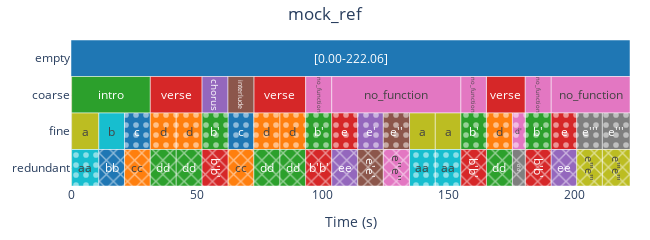
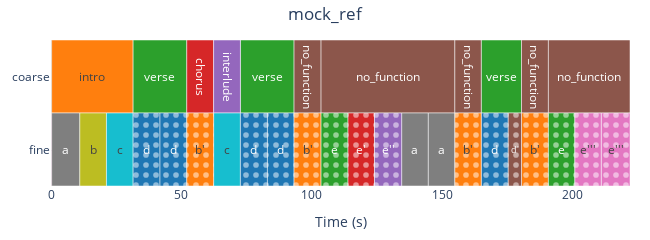

Notebook code cell kept with these figures, in order:
### Code cell
from bnl import Segment as S, MultiSegment as MS

mock_empty_layer = S([ref.start, ref.end], [None], 'empty')
mock_layer = S(ref[1].boundaries, [lab*2 for lab in ref[1].labels], 'redundant')
mock_ref = MS([mock_empty_layer] + ref.layers + [mock_layer], name='mock_ref')

mock_ref.plot().show()
mock_ref.prune_layers().plot().show()

### Figure 1 — Plotly figure (JSON) as saved in the notebook; plotly's stock layout.template omitted (floating-point values rounded to 4 significant figures)
{"data": [{"base": [0], "customdata": ["<b>[0.00-222.06]</b><br>Layer: empty<br>Start: 0.000s<br>End: 222.061s<br>Duration: 222.061s"], "hovertemplate": "%{customdata}<extra></extra>", "insidetextanchor": "middle", "marker": {"color": "#1F77B4", "line": {"color": "white", "width": 0.5}, "pattern": {"fgcolor": "white", "fgopacity": 0.5, "shape": "", "solidity": 0.25}}, "name": "[0.00-222.06]", "orientation": "h", "showlegend": true, "text": ["[0.00-222.06]"], "textposition": "inside", "type": "bar", "width": 1, "x": [222.1], "y": ["empty"]}, {"base": [0], "customdata": ["<b>silence</b><br>Layer: coarse<br>Start: 0.000s<br>End: 0.244s<br>Duration: 0.244s"], "hovertemplate": "%{customdata}<extra></extra>", "insidetextanchor": "middle", "marker": {"color": "#FF7F0E", "line": {"color": "white", "width": 0.5}, "pattern": {"fgcolor": "white", "fgopacity": 0.5, "shape": "", "solidity": 0.25}}, "name": "silence", "orientation": "h", "showlegend": true, "text": ["silence"], "textposition": "inside", "type": "bar", "width": 1, "x": [0.2438], "y": ["coarse"]}, {"base": [0.2438], "customdata": ["<b>intro</b><br>Layer: coarse<br>Start: 0.244s<br>End: 31.504s<br>Duration: 31.260s"], "hovertemplate": "%{customdata}<extra></extra>", "insidetextanchor": "middle", "marker": {"color": "#2CA02C", "line": {"color": "white", "width": 0.5}, "pattern": {"fgcolor": "white", "fgopacity": 0.5, "shape": "", "solidity": 0.25}}, "name": "intro", "orientation": "h", "showlegend": true, "text": ["intro"], "textposition": "inside", "type": "bar", "width": 1, "x": [31.26], "y": ["coarse"]}, {"base": [31.5, 72.64, 165.0], "customdata": ["<b>verse</b><br>Layer: coarse<br>Start: 31.504s<br>End: 52.075s<br>Duration: 20.571s", "<b>verse</b><br>Layer: coarse<br>Start: 72.638s<br>End: 93.223s<br>Duration: 20.585s", "<b>verse</b><br>Layer: coarse<br>Start: 165.009s<br>End: 180.447s<br>Duration: 15.437s"], "hovertemplate": "%{customdata}<extra></extra>", "insidetextanchor": "middle", "marker": {"color": "#D62728", "line": {"color": "white", "width": 0.5}, "pattern": {"fgcolor": "white", "fgopacity": 0.5, "shape": "", "solidity": 0.25}}, "name": "verse", "orientation": "h", "showlegend": true, "text": ["verse", "verse", "verse"], "textposition": "inside", "type": "bar", "width": 1, "x": [20.57, 20.58, 15.44], "y": ["coarse", "coarse", "coarse"]}, {"base": [52.08], "customdata": ["<b>chorus</b><br>Layer: coarse<br>Start: 52.075s<br>End: 62.362s<br>Duration: 10.287s"], "hovertemplate": "%{customdata}<extra></extra>", "insidetextanchor": "middle", "marker": {"color": "#9467BD", "line": {"color": "white", "width": 0.5}, "pattern": {"fgcolor": "white", "fgopacity": 0.5, "shape": "", "solidity": 0.25}}, "name": "chorus", "orientation": "h", "showlegend": true, "text": ["chorus"], "textposition": "inside", "type": "bar", "width": 1, "x": [10.29], "y": ["coarse"]}, {"base": [62.36], "customdata": ["<b>interlude</b><br>Layer: coarse<br>Start: 62.362s<br>End: 72.638s<br>Duration: 10.276s"], "hovertemplate": "%{customdata}<extra></extra>", "insidetextanchor": "middle", "marker": {"color": "#8C564B", "line": {"color": "white", "width": 0.5}, "pattern": {"fgcolor": "white", "fgopacity": 0.5, "shape": "", "solidity": 0.25}}, "name": "interlude", "orientation": "h", "showlegend": true, "text": ["interlude"], "textposition": "inside", "type": "bar", "width": 1, "x": [10.28], "y": ["coarse"]}, {"base": [93.22, 103.6, 154.9, 180.4, 190.8], "customdata": ["<b>no_function</b><br>Layer: coarse<br>Start: 93.223s<br>End: 103.579s<br>Duration: 10.355s", "<b>no_function</b><br>Layer: coarse<br>Start: 103.579s<br>End: 154.885s<br>Duration: 51.307s", "<b>no_function</b><br>Layer: coarse<br>Start: 154.885s<br>End: 165.009s<br>Duration: 10.124s", "<b>no_function</b><br>Layer: coarse<br>Start: 180.447s<br>End: 190.764s<br>Duration: 10.317s", "<b>no_function</b><br>Layer: coarse<br>Start: 190.764s<br>End: 222.061s<br>Duration: 31.297s"], "hovertemplate": "%{customdata}<extra></extra>", "insidetextanchor": "middle", "marker": {"color": "#E377C2", "line": {"color": "white", "width": 0.5}, "pattern": {"fgcolor": "white", "fgopacity": 0.5, "shape": "", "solidity": 0.25}}, "name": "no_function", "orientation": "h", "showlegend": true, "text": ["no_function", "no_function", "no_function", "no_function", "no_function"], "textposition": "inside", "type": "bar", "width": 1, "x": [10.36, 51.31, 10.12, 10.32, 31.3], "y": ["coarse", "coarse", "coarse", "coarse", "coarse"]}, {"base": [0], "customdata": ["<b>Silence</b><br>Layer: fine<br>Start: 0.000s<br>End: 0.244s<br>Duration: 0.244s"], "hovertemplate": "%{customdata}<extra></extra>", "insidetextanchor": "middle", "marker": {"color": "#7F7F7F", "line": {"color": "white", "width": 0.5}, "pattern": {"fgcolor": "white", "fgopacity": 0.5, "shape": "", "solidity": 0.25}}, "name": "Silence", "orientation": "h", "showlegend": true, "text": ["Silence"], "textposition": "inside", "type": "bar", "width": 1, "x": [0.2438], "y": ["fine"]}, {"base": [0.2438, 134.5, 144.7], "customdata": ["<b>a</b><br>Layer: fine<br>Start: 0.244s<br>End: 11.052s<br>Duration: 10.808s", "<b>a</b><br>Layer: fine<br>Start: 134.477s<br>End: 144.715s<br>Duration: 10.238s", "<b>a</b><br>Layer: fine<br>Start: 144.715s<br>End: 154.885s<br>Duration: 10.171s"], "hovertemplate": "%{customdata}<extra></extra>", "insidetextanchor": "middle", "marker": {"color": "#BCBD22", "line": {"color": "white", "width": 0.5}, "pattern": {"fgcolor": "white", "fgopacity": 0.5, "shape": "", "solidity": 0.25}}, "name": "a", "orientation": "h", "showlegend": true, "text": ["a", "a", "a"], "textposition": "inside", "type": "bar", "width": 1, "x": [10.81, 10.24, 10.17], "y": ["fine", "fine", "fine"]}, {"base": [11.05], "customdata": ["<b>b</b><br>Layer: fine<br>Start: 11.052s<br>End: 21.271s<br>Duration: 10.219s"], "hovertemplate": "%{customdata}<extra></extra>", "insidetextanchor": "middle", "marker": {"color": "#17BECF", "line": {"color": "white", "width": 0.5}, "pattern": {"fgcolor": "white", "fgopacity": 0.5, "shape": "", "solidity": 0.25}}, "name": "b", "orientation": "h", "showlegend": true, "text": ["b"], "textposition": "inside", "type": "bar", "width": 1, "x": [10.22], "y": ["fine"]}, {"base": [21.27, 62.36], "customdata": ["<b>c</b><br>Layer: fine<br>Start: 21.271s<br>End: 31.504s<br>Duration: 10.233s", "<b>c</b><br>Layer: fine<br>Start: 62.362s<br>End: 72.638s<br>Duration: 10.276s"], "hovertemplate": "%{customdata}<extra></extra>", "insidetextanchor": "middle", "marker": {"color": "#1F77B4", "line": {"color": "white", "width": 0.5}, "pattern": {"fgcolor": "white", "fgopacity": 0.5, "shape": ".", "solidity": 0.25}}, "name": "c", "orientation": "h", "showlegend": true, "text": ["c", "c"], "textposition": "inside", "type": "bar", "width": 1, "x": [10.23, 10.28], "y": ["fine", "fine"]}, {"base": [31.5, 41.8, 72.64, 83.0, 165.0], "customdata": ["<b>d</b><br>Layer: fine<br>Start: 31.504s<br>End: 41.803s<br>Duration: 10.299s", "<b>d</b><br>Layer: fine<br>Start: 41.803s<br>End: 52.075s<br>Duration: 10.272s", "<b>d</b><br>Layer: fine<br>Start: 72.638s<br>End: 83.000s<br>Duration: 10.362s", "<b>d</b><br>Layer: fine<br>Start: 83.000s<br>End: 93.223s<br>Duration: 10.223s", "<b>d</b><br>Layer: fine<br>Start: 165.009s<br>End: 175.356s<br>Duration: 10.346s"], "hovertemplate": "%{customdata}<extra></extra>", "insidetextanchor": "middle", "marker": {"color": "#FF7F0E", "line": {"color": "white", "width": 0.5}, "pattern": {"fgcolor": "white", "fgopacity": 0.5, "shape": ".", "solidity": 0.25}}, "name": "d", "orientation": "h", "showlegend": true, "text": ["d", "d", "d", "d", "d"], "textposition": "inside", "type": "bar", "width": 1, "x": [10.3, 10.27, 10.36, 10.22, 10.35], "y": ["fine", "fine", "fine", "fine", "fine"]}, {"base": [52.08, 93.22, 154.9, 180.4], "customdata": ["<b>b'</b><br>Layer: fine<br>Start: 52.075s<br>End: 62.362s<br>Duration: 10.287s", "<b>b'</b><br>Layer: fine<br>Start: 93.223s<br>End: 103.579s<br>Duration: 10.355s", "<b>b'</b><br>Layer: fine<br>Start: 154.885s<br>End: 165.009s<br>Duration: 10.124s", "<b>b'</b><br>Layer: fine<br>Start: 180.447s<br>End: 190.764s<br>Duration: 10.317s"], "hovertemplate": "%{customdata}<extra></extra>", "insidetextanchor": "middle", "marker": {"color": "#2CA02C", "line": {"color": "white", "width": 0.5}, "pattern": {"fgcolor": "white", "fgopacity": 0.5, "shape": ".", "solidity": 0.25}}, "name": "b'", "orientation": "h", "showlegend": true, "text": ["b'", "b'", "b'", "b'"], "textposition": "inside", "type": "bar", "width": 1, "x": [10.29, 10.36, 10.12, 10.32], "y": ["fine", "fine", "fine", "fine"]}, {"base": [103.6, 190.8], "customdata": ["<b>e</b><br>Layer: fine<br>Start: 103.579s<br>End: 113.906s<br>Duration: 10.328s", "<b>e</b><br>Layer: fine<br>Start: 190.764s<br>End: 200.920s<br>Duration: 10.156s"], "hovertemplate": "%{customdata}<extra></extra>", "insidetextanchor": "middle", "marker": {"color": "#D62728", "line": {"color": "white", "width": 0.5}, "pattern": {"fgcolor": "white", "fgopacity": 0.5, "shape": ".", "solidity": 0.25}}, "name": "e", "orientation": "h", "showlegend": true, "text": ["e", "e"], "textposition": "inside", "type": "bar", "width": 1, "x": [10.33, 10.16], "y": ["fine", "fine"]}, {"base": [113.9], "customdata": ["<b>e'</b><br>Layer: fine<br>Start: 113.906s<br>End: 124.068s<br>Duration: 10.161s"], "hovertemplate": "%{customdata}<extra></extra>", "insidetextanchor": "middle", "marker": {"color": "#9467BD", "line": {"color": "white", "width": 0.5}, "pattern": {"fgcolor": "white", "fgopacity": 0.5, "shape": ".", "solidity": 0.25}}, "name": "e'", "orientation": "h", "showlegend": true, "text": ["e'"], "textposition": "inside", "type": "bar", "width": 1, "x": [10.16], "y": ["fine"]}, {"base": [124.1], "customdata": ["<b>e''</b><br>Layer: fine<br>Start: 124.068s<br>End: 134.477s<br>Duration: 10.409s"], "hovertemplate": "%{customdata}<extra></extra>", "insidetextanchor": "middle", "marker": {"color": "#8C564B", "line": {"color": "white", "width": 0.5}, "pattern": {"fgcolor": "white", "fgopacity": 0.5, "shape": ".", "solidity": 0.25}}, "name": "e''", "orientation": "h", "showlegend": true, "text": ["e''"], "textposition": "inside", "type": "bar", "width": 1, "x": [10.41], "y": ["fine"]}, {"base": [175.4], "customdata": ["<b>d'</b><br>Layer: fine<br>Start: 175.356s<br>End: 180.447s<br>Duration: 5.091s"], "hovertemplate": "%{customdata}<extra></extra>", "insidetextanchor": "middle", "marker": {"color": "#E377C2", "line": {"color": "white", "width": 0.5}, "pattern": {"fgcolor": "white", "fgopacity": 0.5, "shape": ".", "solidity": 0.25}}, "name": "d'", "orientation": "h", "showlegend": true, "text": ["d'"], "textposition": "inside", "type": "bar", "width": 1, "x": [5.091], "y": ["fine"]}, {"base": [200.9, 211.1], "customdata": ["<b>e'''</b><br>Layer: fine<br>Start: 200.920s<br>End: 211.083s<br>Duration: 10.162s", "<b>e'''</b><br>Layer: fine<br>Start: 211.083s<br>End: 222.061s<br>Duration: 10.979s"], "hovertemplate": "%{customdata}<extra></extra>", "insidetextanchor": "middle", "marker": {"color": "#7F7F7F", "line": {"color": "white", "width": 0.5}, "pattern": {"fgcolor": "white", "fgopacity": 0.5, "shape": ".", "solidity": 0.25}}, "name": "e'''", "orientation": "h", "showlegend": true, "text": ["e'''", "e'''"], "textposition": "inside", "type": "bar", "width": 1, "x": [10.16, 10.98], "y": ["fine", "fine"]}, {"base": [0], "customdata": ["<b>SilenceSilence</b><br>Layer: redundant<br>Start: 0.000s<br>End: 0.244s<br>Duration: 0.244s"], "hovertemplate": "%{customdata}<extra></extra>", "insidetextanchor": "middle", "marker": {"color": "#BCBD22", "line": {"color": "white", "width": 0.5}, "pattern": {"fgcolor": "white", "fgopacity": 0.5, "shape": ".", "solidity": 0.25}}, "name": "SilenceSilence", "orientation": "h", "showlegend": true, "text": ["SilenceSilence"], "textposition": "inside", "type": "bar", "width": 1, "x": [0.2438], "y": ["redundant"]}, {"base": [0.2438, 134.5, 144.7], "customdata": ["<b>aa</b><br>Layer: redundant<br>Start: 0.244s<br>End: 11.052s<br>Duration: 10.808s", "<b>aa</b><br>Layer: redundant<br>Start: 134.477s<br>End: 144.715s<br>Duration: 10.238s", "<b>aa</b><br>Layer: redundant<br>Start: 144.715s<br>End: 154.885s<br>Duration: 10.171s"], "hovertemplate": "%{customdata}<extra></extra>", "insidetextanchor": "middle", "marker": {"color": "#17BECF", "line": {"color": "white", "width": 0.5}, "pattern": {"fgcolor": "white", "fgopacity": 0.5, "shape": ".", "solidity": 0.25}}, "name": "aa", "orientation": "h", "showlegend": true, "text": ["aa", "aa", "aa"], "textposition": "inside", "type": "bar", "width": 1, "x": [10.81, 10.24, 10.17], "y": ["redundant", "redundant", "redundant"]}, {"base": [11.05], "customdata": ["<b>bb</b><br>Layer: redundant<br>Start: 11.052s<br>End: 21.271s<br>Duration: 10.219s"], "hovertemplate": "%{customdata}<extra></extra>", "insidetextanchor": "middle", "marker": {"color": "#1F77B4", "line": {"color": "white", "width": 0.5}, "pattern": {"fgcolor": "white", "fgopacity": 0.5, "shape": "x", "solidity": 0.25}}, "name": "bb", "orientation": "h", "showlegend": true, "text": ["bb"], "textposition": "inside", "type": "bar", "width": 1, "x": [10.22], "y": ["redundant"]}, {"base": [21.27, 62.36], "customdata": ["<b>cc</b><br>Layer: redundant<br>Start: 21.271s<br>End: 31.504s<br>Duration: 10.233s", "<b>cc</b><br>Layer: redundant<br>Start: 62.362s<br>End: 72.638s<br>Duration: 10.276s"], "hovertemplate": "%{customdata}<extra></extra>", "insidetextanchor": "middle", "marker": {"color": "#FF7F0E", "line": {"color": "white", "width": 0.5}, "pattern": {"fgcolor": "white", "fgopacity": 0.5, "shape": "x", "solidity": 0.25}}, "name": "cc", "orientation": "h", "showlegend": true, "text": ["cc", "cc"], "textposition": "inside", "type": "bar", "width": 1, "x": [10.23, 10.28], "y": ["redundant", "redundant"]}, {"base": [31.5, 41.8, 72.64, 83.0, 165.0], "customdata": ["<b>dd</b><br>Layer: redundant<br>Start: 31.504s<br>End: 41.803s<br>Duration: 10.299s", "<b>dd</b><br>Layer: redundant<br>Start: 41.803s<br>End: 52.075s<br>Duration: 10.272s", "<b>dd</b><br>Layer: redundant<br>Start: 72.638s<br>End: 83.000s<br>Duration: 10.362s", "<b>dd</b><br>Layer: redundant<br>Start: 83.000s<br>End: 93.223s<br>Duration: 10.223s", "<b>dd</b><br>Layer: redundant<br>Start: 165.009s<br>End: 175.356s<br>Duration: 10.346s"], "hovertemplate": "%{customdata}<extra></extra>", "insidetextanchor": "middle", "marker": {"color": "#2CA02C", "line": {"color": "white", "width": 0.5}, "pattern": {"fgcolor": "white", "fgopacity": 0.5, "shape": "x", "solidity": 0.25}}, "name": "dd", "orientation": "h", "showlegend": true, "text": ["dd", "dd", "dd", "dd", "dd"], "textposition": "inside", "type": "bar", "width": 1, "x": [10.3, 10.27, 10.36, 10.22, 10.35], "y": ["redundant", "redundant", "redundant", "redundant", "redundant"]}, {"base": [52.08, 93.22, 154.9, 180.4], "customdata": ["<b>b'b'</b><br>Layer: redundant<br>Start: 52.075s<br>End: 62.362s<br>Duration: 10.287s", "<b>b'b'</b><br>Layer: redundant<br>Start: 93.223s<br>End: 103.579s<br>Duration: 10.355s", "<b>b'b'</b><br>Layer: redundant<br>Start: 154.885s<br>End: 165.009s<br>Duration: 10.124s", "<b>b'b'</b><br>Layer: redundant<br>Start: 180.447s<br>End: 190.764s<br>Duration: 10.317s"], "hovertemplate": "%{customdata}<extra></extra>", "insidetextanchor": "middle", "marker": {"color": "#D62728", "line": {"color": "white", "width": 0.5}, "pattern": {"fgcolor": "white", "fgopacity": 0.5, "shape": "x", "solidity": 0.25}}, "name": "b'b'", "orientation": "h", "showlegend": true, "text": ["b'b'", "b'b'", "b'b'", "b'b'"], "textposition": "inside", "type": "bar", "width": 1, "x": [10.29, 10.36, 10.12, 10.32], "y": ["redundant", "redundant", "redundant", "redundant"]}, {"base": [103.6, 190.8], "customdata": ["<b>ee</b><br>Layer: redundant<br>Start: 103.579s<br>End: 113.906s<br>Duration: 10.328s", "<b>ee</b><br>Layer: redundant<br>Start: 190.764s<br>End: 200.920s<br>Duration: 10.156s"], "hovertemplate": "%{customdata}<extra></extra>", "insidetextanchor": "middle", "marker": {"color": "#9467BD", "line": {"color": "white", "width": 0.5}, "pattern": {"fgcolor": "white", "fgopacity": 0.5, "shape": "x", "solidity": 0.25}}, "name": "ee", "orientation": "h", "showlegend": true, "text": ["ee", "ee"], "textposition": "inside", "type": "bar", "width": 1, "x": [10.33, 10.16], "y": ["redundant", "redundant"]}, {"base": [113.9], "customdata": ["<b>e'e'</b><br>Layer: redundant<br>Start: 113.906s<br>End: 124.068s<br>Duration: 10.161s"], "hovertemplate": "%{customdata}<extra></extra>", "insidetextanchor": "middle", "marker": {"color": "#8C564B", "line": {"color": "white", "width": 0.5}, "pattern": {"fgcolor": "white", "fgopacity": 0.5, "shape": "x", "solidity": 0.25}}, "name": "e'e'", "orientation": "h", "showlegend": true, "text": ["e'e'"], "textposition": "inside", "type": "bar", "width": 1, "x": [10.16], "y": ["redundant"]}, {"base": [124.1], "customdata": ["<b>e''e''</b><br>Layer: redundant<br>Start: 124.068s<br>End: 134.477s<br>Duration: 10.409s"], "hovertemplate": "%{customdata}<extra></extra>", "insidetextanchor": "middle", "marker": {"color": "#E377C2", "line": {"color": "white", "width": 0.5}, "pattern": {"fgcolor": "white", "fgopacity": 0.5, "shape": "x", "solidity": 0.25}}, "name": "e''e''", "orientation": "h", "showlegend": true, "text": ["e''e''"], "textposition": "inside", "type": "bar", "width": 1, "x": [10.41], "y": ["redundant"]}, {"base": [175.4], "customdata": ["<b>d'd'</b><br>Layer: redundant<br>Start: 175.356s<br>End: 180.447s<br>Duration: 5.091s"], "hovertemplate": "%{customdata}<extra></extra>", "insidetextanchor": "middle", "marker": {"color": "#7F7F7F", "line": {"color": "white", "width": 0.5}, "pattern": {"fgcolor": "white", "fgopacity": 0.5, "shape": "x", "solidity": 0.25}}, "name": "d'd'", "orientation": "h", "showlegend": true, "text": ["d'd'"], "textposition": "inside", "type": "bar", "width": 1, "x": [5.091], "y": ["redundant"]}, {"base": [200.9, 211.1], "customdata": ["<b>e'''e'''</b><br>Layer: redundant<br>Start: 200.920s<br>End: 211.083s<br>Duration: 10.162s", "<b>e'''e'''</b><br>Layer: redundant<br>Start: 211.083s<br>End: 222.061s<br>Duration: 10.979s"], "hovertemplate": "%{customdata}<extra></extra>", "insidetextanchor": "middle", "marker": {"color": "#BCBD22", "line": {"color": "white", "width": 0.5}, "pattern": {"fgcolor": "white", "fgopacity": 0.5, "shape": "x", "solidity": 0.25}}, "name": "e'''e'''", "orientation": "h", "showlegend": true, "text": ["e'''e'''", "e'''e'''"], "textposition": "inside", "type": "bar", "width": 1, "x": [10.16, 10.98], "y": ["redundant", "redundant"]}], "layout": {"barmode": "overlay", "height": 170, "margin": {"b": 20, "l": 20, "r": 20, "t": 40}, "showlegend": false, "title": {"text": "mock_ref", "x": 0.5}, "width": 650, "xaxis": {"range": [0, 222.1], "title": {"text": "Time (s)"}}, "yaxis": {"categoryarray": ["redundant", "fine", "coarse", "empty"], "categoryorder": "array", "title": {}}}}

### Figure 2 — Plotly figure (JSON) as saved in the notebook; plotly's stock layout.template omitted (floating-point values rounded to 4 significant figures)
{"data": [{"base": [0], "customdata": ["<b>silence</b><br>Layer: coarse<br>Start: 0.000s<br>End: 0.244s<br>Duration: 0.244s"], "hovertemplate": "%{customdata}<extra></extra>", "insidetextanchor": "middle", "marker": {"color": "#1F77B4", "line": {"color": "white", "width": 0.5}, "pattern": {"fgcolor": "white", "fgopacity": 0.5, "shape": "", "solidity": 0.25}}, "name": "silence", "orientation": "h", "showlegend": true, "text": ["silence"], "textposition": "inside", "type": "bar", "width": 1, "x": [0.2438], "y": ["coarse"]}, {"base": [0.2438], "customdata": ["<b>intro</b><br>Layer: coarse<br>Start: 0.244s<br>End: 31.504s<br>Duration: 31.260s"], "hovertemplate": "%{customdata}<extra></extra>", "insidetextanchor": "middle", "marker": {"color": "#FF7F0E", "line": {"color": "white", "width": 0.5}, "pattern": {"fgcolor": "white", "fgopacity": 0.5, "shape": "", "solidity": 0.25}}, "name": "intro", "orientation": "h", "showlegend": true, "text": ["intro"], "textposition": "inside", "type": "bar", "width": 1, "x": [31.26], "y": ["coarse"]}, {"base": [31.5, 72.64, 165.0], "customdata": ["<b>verse</b><br>Layer: coarse<br>Start: 31.504s<br>End: 52.075s<br>Duration: 20.571s", "<b>verse</b><br>Layer: coarse<br>Start: 72.638s<br>End: 93.223s<br>Duration: 20.585s", "<b>verse</b><br>Layer: coarse<br>Start: 165.009s<br>End: 180.447s<br>Duration: 15.437s"], "hovertemplate": "%{customdata}<extra></extra>", "insidetextanchor": "middle", "marker": {"color": "#2CA02C", "line": {"color": "white", "width": 0.5}, "pattern": {"fgcolor": "white", "fgopacity": 0.5, "shape": "", "solidity": 0.25}}, "name": "verse", "orientation": "h", "showlegend": true, "text": ["verse", "verse", "verse"], "textposition": "inside", "type": "bar", "width": 1, "x": [20.57, 20.58, 15.44], "y": ["coarse", "coarse", "coarse"]}, {"base": [52.08], "customdata": ["<b>chorus</b><br>Layer: coarse<br>Start: 52.075s<br>End: 62.362s<br>Duration: 10.287s"], "hovertemplate": "%{customdata}<extra></extra>", "insidetextanchor": "middle", "marker": {"color": "#D62728", "line": {"color": "white", "width": 0.5}, "pattern": {"fgcolor": "white", "fgopacity": 0.5, "shape": "", "solidity": 0.25}}, "name": "chorus", "orientation": "h", "showlegend": true, "text": ["chorus"], "textposition": "inside", "type": "bar", "width": 1, "x": [10.29], "y": ["coarse"]}, {"base": [62.36], "customdata": ["<b>interlude</b><br>Layer: coarse<br>Start: 62.362s<br>End: 72.638s<br>Duration: 10.276s"], "hovertemplate": "%{customdata}<extra></extra>", "insidetextanchor": "middle", "marker": {"color": "#9467BD", "line": {"color": "white", "width": 0.5}, "pattern": {"fgcolor": "white", "fgopacity": 0.5, "shape": "", "solidity": 0.25}}, "name": "interlude", "orientation": "h", "showlegend": true, "text": ["interlude"], "textposition": "inside", "type": "bar", "width": 1, "x": [10.28], "y": ["coarse"]}, {"base": [93.22, 103.6, 154.9, 180.4, 190.8], "customdata": ["<b>no_function</b><br>Layer: coarse<br>Start: 93.223s<br>End: 103.579s<br>Duration: 10.355s", "<b>no_function</b><br>Layer: coarse<br>Start: 103.579s<br>End: 154.885s<br>Duration: 51.307s", "<b>no_function</b><br>Layer: coarse<br>Start: 154.885s<br>End: 165.009s<br>Duration: 10.124s", "<b>no_function</b><br>Layer: coarse<br>Start: 180.447s<br>End: 190.764s<br>Duration: 10.317s", "<b>no_function</b><br>Layer: coarse<br>Start: 190.764s<br>End: 222.061s<br>Duration: 31.297s"], "hovertemplate": "%{customdata}<extra></extra>", "insidetextanchor": "middle", "marker": {"color": "#8C564B", "line": {"color": "white", "width": 0.5}, "pattern": {"fgcolor": "white", "fgopacity": 0.5, "shape": "", "solidity": 0.25}}, "name": "no_function", "orientation": "h", "showlegend": true, "text": ["no_function", "no_function", "no_function", "no_function", "no_function"], "textposition": "inside", "type": "bar", "width": 1, "x": [10.36, 51.31, 10.12, 10.32, 31.3], "y": ["coarse", "coarse", "coarse", "coarse", "coarse"]}, {"base": [0], "customdata": ["<b>Silence</b><br>Layer: fine<br>Start: 0.000s<br>End: 0.244s<br>Duration: 0.244s"], "hovertemplate": "%{customdata}<extra></extra>", "insidetextanchor": "middle", "marker": {"color": "#E377C2", "line": {"color": "white", "width": 0.5}, "pattern": {"fgcolor": "white", "fgopacity": 0.5, "shape": "", "solidity": 0.25}}, "name": "Silence", "orientation": "h", "showlegend": true, "text": ["Silence"], "textposition": "inside", "type": "bar", "width": 1, "x": [0.2438], "y": ["fine"]}, {"base": [0.2438, 134.5, 144.7], "customdata": ["<b>a</b><br>Layer: fine<br>Start: 0.244s<br>End: 11.052s<br>Duration: 10.808s", "<b>a</b><br>Layer: fine<br>Start: 134.477s<br>End: 144.715s<br>Duration: 10.238s", "<b>a</b><br>Layer: fine<br>Start: 144.715s<br>End: 154.885s<br>Duration: 10.171s"], "hovertemplate": "%{customdata}<extra></extra>", "insidetextanchor": "middle", "marker": {"color": "#7F7F7F", "line": {"color": "white", "width": 0.5}, "pattern": {"fgcolor": "white", "fgopacity": 0.5, "shape": "", "solidity": 0.25}}, "name": "a", "orientation": "h", "showlegend": true, "text": ["a", "a", "a"], "textposition": "inside", "type": "bar", "width": 1, "x": [10.81, 10.24, 10.17], "y": ["fine", "fine", "fine"]}, {"base": [11.05], "customdata": ["<b>b</b><br>Layer: fine<br>Start: 11.052s<br>End: 21.271s<br>Duration: 10.219s"], "hovertemplate": "%{customdata}<extra></extra>", "insidetextanchor": "middle", "marker": {"color": "#BCBD22", "line": {"color": "white", "width": 0.5}, "pattern": {"fgcolor": "white", "fgopacity": 0.5, "shape": "", "solidity": 0.25}}, "name": "b", "orientation": "h", "showlegend": true, "text": ["b"], "textposition": "inside", "type": "bar", "width": 1, "x": [10.22], "y": ["fine"]}, {"base": [21.27, 62.36], "customdata": ["<b>c</b><br>Layer: fine<br>Start: 21.271s<br>End: 31.504s<br>Duration: 10.233s", "<b>c</b><br>Layer: fine<br>Start: 62.362s<br>End: 72.638s<br>Duration: 10.276s"], "hovertemplate": "%{customdata}<extra></extra>", "insidetextanchor": "middle", "marker": {"color": "#17BECF", "line": {"color": "white", "width": 0.5}, "pattern": {"fgcolor": "white", "fgopacity": 0.5, "shape": "", "solidity": 0.25}}, "name": "c", "orientation": "h", "showlegend": true, "text": ["c", "c"], "textposition": "inside", "type": "bar", "width": 1, "x": [10.23, 10.28], "y": ["fine", "fine"]}, {"base": [31.5, 41.8, 72.64, 83.0, 165.0], "customdata": ["<b>d</b><br>Layer: fine<br>Start: 31.504s<br>End: 41.803s<br>Duration: 10.299s", "<b>d</b><br>Layer: fine<br>Start: 41.803s<br>End: 52.075s<br>Duration: 10.272s", "<b>d</b><br>Layer: fine<br>Start: 72.638s<br>End: 83.000s<br>Duration: 10.362s", "<b>d</b><br>Layer: fine<br>Start: 83.000s<br>End: 93.223s<br>Duration: 10.223s", "<b>d</b><br>Layer: fine<br>Start: 165.009s<br>End: 175.356s<br>Duration: 10.346s"], "hovertemplate": "%{customdata}<extra></extra>", "insidetextanchor": "middle", "marker": {"color": "#1F77B4", "line": {"color": "white", "width": 0.5}, "pattern": {"fgcolor": "white", "fgopacity": 0.5, "shape": ".", "solidity": 0.25}}, "name": "d", "orientation": "h", "showlegend": true, "text": ["d", "d", "d", "d", "d"], "textposition": "inside", "type": "bar", "width": 1, "x": [10.3, 10.27, 10.36, 10.22, 10.35], "y": ["fine", "fine", "fine", "fine", "fine"]}, {"base": [52.08, 93.22, 154.9, 180.4], "customdata": ["<b>b'</b><br>Layer: fine<br>Start: 52.075s<br>End: 62.362s<br>Duration: 10.287s", "<b>b'</b><br>Layer: fine<br>Start: 93.223s<br>End: 103.579s<br>Duration: 10.355s", "<b>b'</b><br>Layer: fine<br>Start: 154.885s<br>End: 165.009s<br>Duration: 10.124s", "<b>b'</b><br>Layer: fine<br>Start: 180.447s<br>End: 190.764s<br>Duration: 10.317s"], "hovertemplate": "%{customdata}<extra></extra>", "insidetextanchor": "middle", "marker": {"color": "#FF7F0E", "line": {"color": "white", "width": 0.5}, "pattern": {"fgcolor": "white", "fgopacity": 0.5, "shape": ".", "solidity": 0.25}}, "name": "b'", "orientation": "h", "showlegend": true, "text": ["b'", "b'", "b'", "b'"], "textposition": "inside", "type": "bar", "width": 1, "x": [10.29, 10.36, 10.12, 10.32], "y": ["fine", "fine", "fine", "fine"]}, {"base": [103.6, 190.8], "customdata": ["<b>e</b><br>Layer: fine<br>Start: 103.579s<br>End: 113.906s<br>Duration: 10.328s", "<b>e</b><br>Layer: fine<br>Start: 190.764s<br>End: 200.920s<br>Duration: 10.156s"], "hovertemplate": "%{customdata}<extra></extra>", "insidetextanchor": "middle", "marker": {"color": "#2CA02C", "line": {"color": "white", "width": 0.5}, "pattern": {"fgcolor": "white", "fgopacity": 0.5, "shape": ".", "solidity": 0.25}}, "name": "e", "orientation": "h", "showlegend": true, "text": ["e", "e"], "textposition": "inside", "type": "bar", "width": 1, "x": [10.33, 10.16], "y": ["fine", "fine"]}, {"base": [113.9], "customdata": ["<b>e'</b><br>Layer: fine<br>Start: 113.906s<br>End: 124.068s<br>Duration: 10.161s"], "hovertemplate": "%{customdata}<extra></extra>", "insidetextanchor": "middle", "marker": {"color": "#D62728", "line": {"color": "white", "width": 0.5}, "pattern": {"fgcolor": "white", "fgopacity": 0.5, "shape": ".", "solidity": 0.25}}, "name": "e'", "orientation": "h", "showlegend": true, "text": ["e'"], "textposition": "inside", "type": "bar", "width": 1, "x": [10.16], "y": ["fine"]}, {"base": [124.1], "customdata": ["<b>e''</b><br>Layer: fine<br>Start: 124.068s<br>End: 134.477s<br>Duration: 10.409s"], "hovertemplate": "%{customdata}<extra></extra>", "insidetextanchor": "middle", "marker": {"color": "#9467BD", "line": {"color": "white", "width": 0.5}, "pattern": {"fgcolor": "white", "fgopacity": 0.5, "shape": ".", "solidity": 0.25}}, "name": "e''", "orientation": "h", "showlegend": true, "text": ["e''"], "textposition": "inside", "type": "bar", "width": 1, "x": [10.41], "y": ["fine"]}, {"base": [175.4], "customdata": ["<b>d'</b><br>Layer: fine<br>Start: 175.356s<br>End: 180.447s<br>Duration: 5.091s"], "hovertemplate": "%{customdata}<extra></extra>", "insidetextanchor": "middle", "marker": {"color": "#8C564B", "line": {"color": "white", "width": 0.5}, "pattern": {"fgcolor": "white", "fgopacity": 0.5, "shape": ".", "solidity": 0.25}}, "name": "d'", "orientation": "h", "showlegend": true, "text": ["d'"], "textposition": "inside", "type": "bar", "width": 1, "x": [5.091], "y": ["fine"]}, {"base": [200.9, 211.1], "customdata": ["<b>e'''</b><br>Layer: fine<br>Start: 200.920s<br>End: 211.083s<br>Duration: 10.162s", "<b>e'''</b><br>Layer: fine<br>Start: 211.083s<br>End: 222.061s<br>Duration: 10.979s"], "hovertemplate": "%{customdata}<extra></extra>", "insidetextanchor": "middle", "marker": {"color": "#E377C2", "line": {"color": "white", "width": 0.5}, "pattern": {"fgcolor": "white", "fgopacity": 0.5, "shape": ".", "solidity": 0.25}}, "name": "e'''", "orientation": "h", "showlegend": true, "text": ["e'''", "e'''"], "textposition": "inside", "type": "bar", "width": 1, "x": [10.16, 10.98], "y": ["fine", "fine"]}], "layout": {"barmode": "overlay", "height": 120, "margin": {"b": 20, "l": 20, "r": 20, "t": 40}, "showlegend": false, "title": {"text": "mock_ref", "x": 0.5}, "width": 650, "xaxis": {"range": [0, 222.1], "title": {"text": "Time (s)"}}, "yaxis": {"categoryarray": ["fine", "coarse"], "categoryorder": "array", "title": {}}}}
